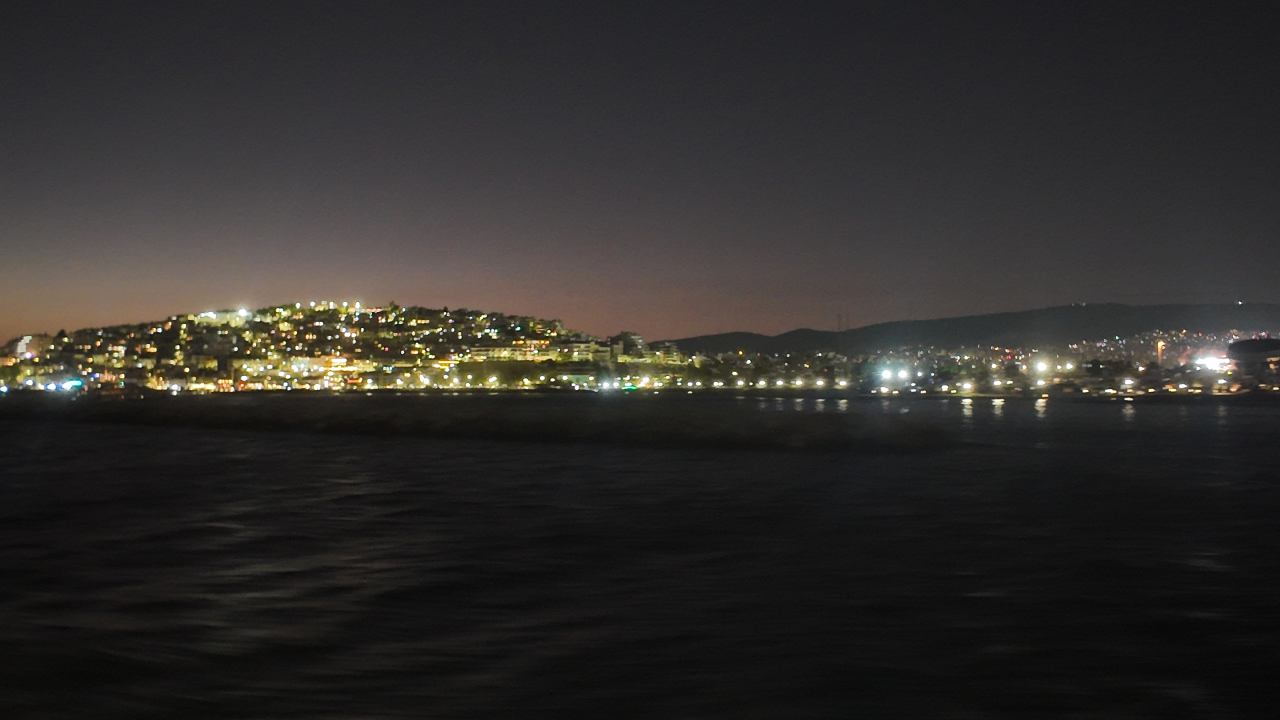
#> input picture sample_images/20240929_170122000_iOS.jpg, 3840 x 2160 px (shown at 1/3 size)
$ python -i token_tracker.py   (imports and definitions only)
#> lines starting #> are read from the running program, lines starting #| are printed output that depends on the picture
"""Token usage tracking and cost estimation utilities."""

from typing import Dict, Any, Optional
from pathlib import Path
from PIL import Image
import io


class TokenTracker:
    """
    Track token usage and estimate costs for Vertex AI API calls.

    Pricing based on Gemini 1.5 Flash (as of December 2025):
    - Input: $0.075 per 1M tokens (≤128K context)
    - Output: $0.30 per 1M tokens
    """

    # Default pricing (per 1000 tokens)
    DEFAULT_PRICING = {
        'input_per_1k': 0.000075,   # $0.075 per 1M tokens
        'output_per_1k': 0.0003     # $0.30 per 1M tokens
    }

    # [82 lines left out: functions __init__, track_usage, get_summary, reset, not called in this run]


def resize_image_for_api(image_path: Path, max_dimension: int = 1024, quality: int = 85) -> bytes:
    """
    Resize image to reduce token usage while maintaining quality.

    Larger images consume more tokens in vision API calls. Resizing to 1024px
    can reduce token usage by 50-70% with minimal quality loss.

    Args:
        image_path: Path to image file
        max_dimension: Maximum width or height in pixels (default: 1024)
        quality: JPEG quality for output (1-100, default: 85)

    Returns:
        Image bytes ready for API upload
    """
#> called with max_dimension = 1024, quality = 85
    try:
        # Open image
        img = Image.open(image_path)
#> img is the input picture: PIL image 3840x2160 RGB; mean R, G, B 47.7, 45.4, 43.4

        # Convert to RGB if necessary
        if img.mode not in ('RGB', 'L'):
            if img.mode in ('RGBA', 'LA', 'P'):
                # Handle transparency
                background = Image.new('RGB', img.size, (255, 255, 255))
                if img.mode == 'P':
                    img = img.convert('RGBA')
                if img.mode in ('RGBA', 'LA'):
                    background.paste(img, mask=img.split()[-1])
                img = background
            else:
                img = img.convert('RGB')

        # Resize if needed (preserve aspect ratio)
        if max(img.size) > max_dimension:
            img.thumbnail((max_dimension, max_dimension), Image.Resampling.LANCZOS)
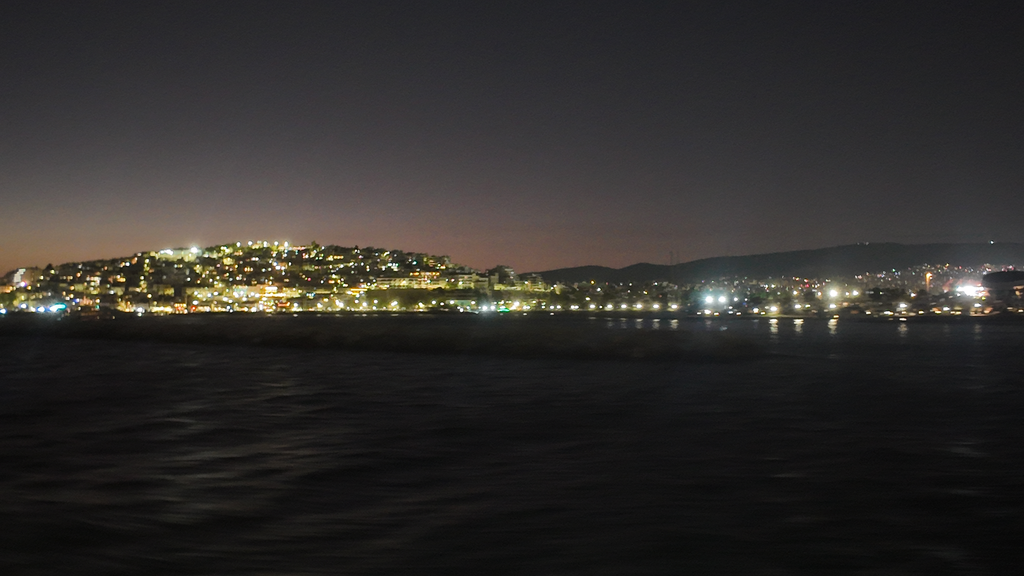
#> img: PIL image 1024x576 RGB; mean R, G, B 47.7, 45.4, 43.4

        # Convert to bytes
        buffer = io.BytesIO()
        output_format = 'JPEG' if image_path.suffix.lower() in ['.jpg', '.jpeg'] else 'PNG'

        if output_format == 'JPEG':
            img.save(buffer, format='JPEG', quality=quality, optimize=True)
        else:
            img.save(buffer, format='PNG', optimize=True)

        return buffer.getvalue()

    except Exception as e:
        # Fallback: return original file if resize fails
        with open(image_path, 'rb') as f:
            return f.read()


# [20 lines left out: function get_optimized_media_type, not called in this run]

>>> result = resize_image_for_api('../sample_images/20240929_170122000_iOS.jpg')
